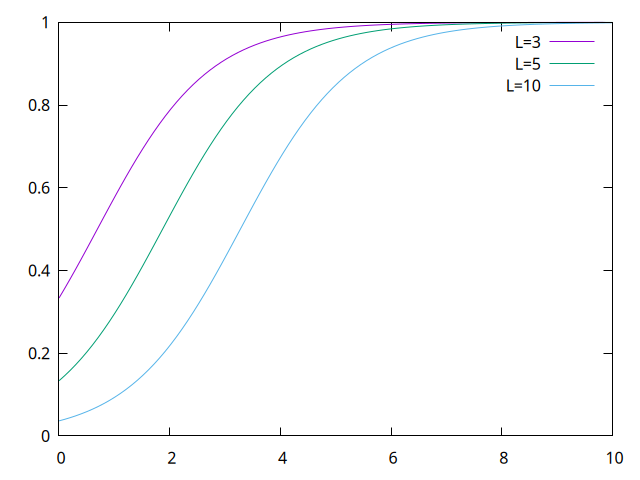

Write gnuplot code to recreate this figure.
set term pngcairo
set output "lattice_gas.png"

f(x, L) = 4/(4+(L**2+L-4)*exp(-x))

set xrange [0:10]
set yrange [0:1]

p f(x,3) t "L=3"\
, f(x,5) t "L=5"\
, f(x,10) t "L=10"\
